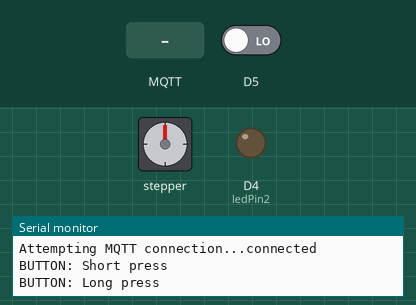
The sketch below on a simulated ESP8266 (NodeMCU). Parts: stepper motor, output pins drawn as LEDs (lit = HIGH), the last lines printed to the serial monitor. Inputs (shaded band) come from the test bench; at power-on: D5 LOW. WiFi joins after 1.5 s; servers stay silent unless stated; EEPROM starts erased; no MQTT or app messages arrive unless stated; stepper angles assume 200 steps per turn; pins used as bus, display or sensor lines are not drawn.

Above: at 3.7 s.
3.8 s: D5 driven HIGH
At 5.15 s:
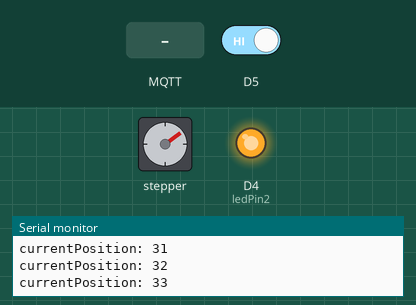
6.8 s: D5 driven LOW
At 7.97 s:
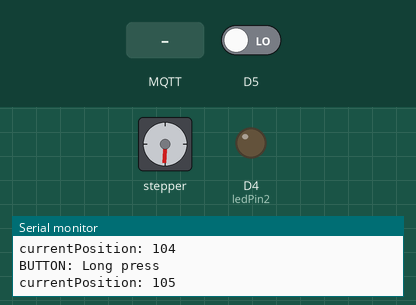
9.8 s: D5 driven HIGH
At 10.17 s:
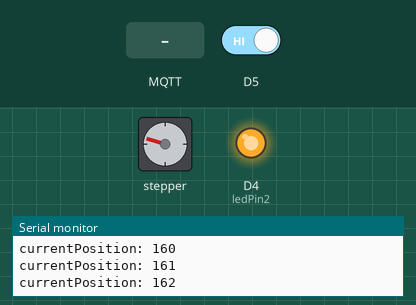
12.8 s: MQTT message "0" arrives on the first subscribed topic
15.8 s: D5 driven LOW
At 17.09 s:
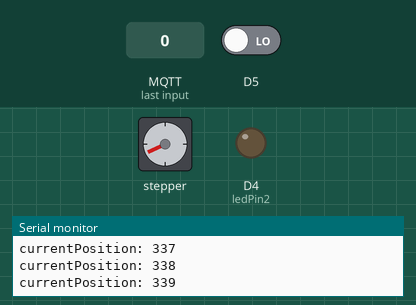
18.8 s: MQTT message "200" arrives on the first subscribed topic
Timing chart, 0 to 24.7 s (numbered marks = the images above; inputs shaded):
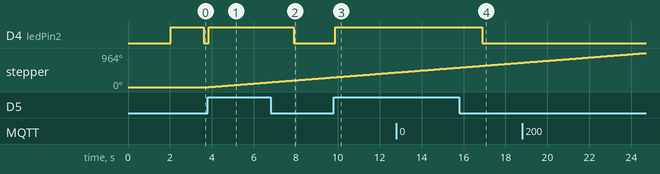

Measured:
- after the input at 3.8 s, D4 (ledPin2): LOW → HIGH after 0.05 s; stepper: keeps turning clockwise at about 47°/s, starting after 0.05 s
- after the input at 6.8 s, D4 (ledPin2): HIGH → LOW after 1.1 s
- after the input at 9.8 s, D4 (ledPin2): LOW → HIGH after 0.09 s
- after the input at 15.8 s, D4 (ledPin2): HIGH → LOW after 1.1 s

The sketch:

alexBlinds_Arduino.ino
```cpp
// TO DO:
//
// - Add heartbeat status update for MQTT that includes uptime
// - Write a method for converting strings to byte messages, and vice versa
// - Make sure target_position is published to both on button press and when changed over MQTT

// PubSubClient tutorial
// https://techtutorialsx.com/2017/04/09/esp8266-connecting-to-mqtt-broker/

#include <Arduino.h>
#include <string>
#include <Stepper.h>
#include <ESP8266WiFi.h>
#include <PubSubClient.h>
#include <EEPROM.h>

#include "AlexButton.h"
#include "EEPROM_int.h"

// Wi-Fi parameters
const char* ssid = "AccessibleBeige";
const char* password = "crafternooner";

// MQTT parameters
const char* mqtt_server = "m14.cloudmqtt.com";
const int mqtt_port = 19658;
const char* mqtt_user_id = "lwklhoog";
const char* mqtt_pwd = "c5iYiGyizaaa";
const char* device_id = "blinds_bedroom";
const int heartbeatInterval = 60; // seconds between heartbeat posts to "status" topic
// MQTT topics
const char* topic_status = "status";
const char* topic_set = "set";
const char* topic_position = "position";

// Stepper motor parameters
const int stepsPerRevolution = 200; // Depends on motor
const int stepperRPM = 8;
// Motor on NodeMCU pins D0, D1, D2, D3
Stepper myStepper(stepsPerRevolution, D0, D1, D2, D3);

// Initialize a new AlexButton
// connected to digital pin D5
AlexButton button(D5);

// Blinds status and mode parameters
int operatingMode;  // -1 = startup/error
                    //  0 = normal
                    //  1 = calibration

// Other parameters
const int ledPin1 = D0;   // LED on the NodeMCU board
const int ledPin2 = D4;   // LED on the ESP8266 chip
// the following variables are unsigned longs because the time, measured in
// milliseconds, will quickly become a bigger number than can be stored in an int.
unsigned long lastHeartbeat = 0;  // the last time the heartbeat message was posted
unsigned long lastEEPROMWrite = 0; // the last time the parameters were saved to EEPROM
const int EEPROMWriteInterval = 5; // seconds between EEPROM writes (if there are changes only)


// Initialize Wi-FI and MQTT
WiFiClient espClient;
PubSubClient client(espClient);
long lastMsg = 0;
char msg[50];
int value = 0;
bool mqtt_status = false; // For recording publish status

// Instantiate variables for monitoring and controlling status
int targetPosition; // Desired position of the blinds
int stepsToMove;      // variable for holding how many steps to move the motor
int calDirection;   // -1 = go up
                    //  0 = go nowhere
                    //  1 = go down

// Instantiate variable to be stored in EEPROM
EEPROM_int currentPosition(0x00, 0x1ef); // The current position of the blinds
                                         // e.g. number of motor steps from the top
EEPROM_int maxPosition(0x1f0, 0x1ff); // The maximum allowed position of the blinds
                                // e.g. number of motor steps from the top
                                // corresponding to full blinds extention

void setup() {
  // initialize the serial port:
  Serial.begin(115200);
  // Connect to Wi-Fi
  setup_wifi();
  // initialize the EEPROM
  EEPROM.begin(512);
  // Load values from EEPROM
  currentPosition.retrieve();
  maxPosition.retrieve();
  // Give it some time to breathe
  delay(500);
  Serial.println();

  Serial.println("---------------------");
  Serial.println("Welcome to AlexBlinds");
  Serial.println("---------------------");

  // Put operatingMode into startup
  operatingMode = -1;

  // Set the calibration direction to 0 (go nowhere)
  calDirection = 0;

  // Set up the LEDs and turn them off.
  pinMode(ledPin1, OUTPUT);
  pinMode(ledPin2, OUTPUT);
  digitalWrite(ledPin1, HIGH);
  digitalWrite(ledPin2, HIGH);

  // Set targetPosition to currentPosition
  stepsToMove = 0;
  targetPosition = currentPosition.get();

  // ONLY ENABLE ONCE, TO HARD-LOAD A MAX POSITION INTO EEPROM
  // Set maxPosition
  // RESPLACE WITH CALIBRATION ROUTINE
  //maxPosition.set(200);
  //maxPosition.save();

  // Print the current values loaded from memory
  Serial.print("(read from memory) currentPosition = ");
  Serial.println(currentPosition.get());
  Serial.print("(read from memory) maxPosition = ");
  Serial.println(maxPosition.get());

  // Set MQTT connections
  client.setServer(mqtt_server, mqtt_port);
  client.setCallback(callback);

  // set the stepper motor speed:
  myStepper.setSpeed(stepperRPM);

  // Time to breathe
  delay(500);
  operatingMode = 0; // Normal mode
  Serial.println("...Ready...");
}

void setup_wifi() {

  delay(10);
  // We start by connecting to a WiFi network
  Serial.println();
  Serial.print("Connecting to ");
  Serial.println(ssid);

  WiFi.begin(ssid, password);

  while (WiFi.status() != WL_CONNECTED) {
    delay(500);
    Serial.print(".");
  }

  Serial.println("");
  Serial.println("WiFi connected");
  Serial.println("IP address: ");
  Serial.println(WiFi.localIP());
}

// Code for what happens if we receive something from MQTT
void callback(char* topic, byte* payload, unsigned int length) {
  // Convert the payload to a String to make it easier to handle.
  // Also check if it's a number (i.e. all digits) while we're at it.
  String value = "";
  bool isNumber = true;
  for (int i=0;i<length;i++) {
      value += (char)payload[i];
      if(isdigit((char)payload[i])==false) { isNumber = false; }
  }

  // Print the message to Serial
  Serial.print("Message arrived [");
  Serial.print(topic);
  Serial.print("]: ");
  Serial.println(value);

  // Decide what to do with the message
  // Topic: set
  if(strcmp(topic, topic_set) == 0) {
    Serial.println("Received MQTT message on topic_set");
    if(isNumber) {
      int inpNum = (int)value.toInt();
      if(inpNum <= 100 && inpNum >= 0) {
        Serial.println("Received a valid number. Moving the blinds");
        targetPosition = pctToPosition(inpNum);
      }
      else {
        Serial.println("Received an out-of-range number. Doing nothing.");
      }
    }
    if(value == String("UP")) {
      Serial.println("Received UP command");
      targetPosition = pctToPosition(100);
    }
    else if(value == String("DOWN")) {
      Serial.println("Received DOWN command");
      targetPosition = pctToPosition(0);
    }
    else if(value == String("STOP")) {
      Serial.println("Received STOP command");
      targetPosition = currentPosition.get();
    }
  }

  // Alex's attempt to cast the byte array into an int
//  int x = 0;
//  for (int i = 0; i < length; i++) {
//    Serial.print((char)payload[i]);
    // Byte-shifts from ASCII character mapping to 0-9
    // WARNING: Makes very big mistake if the string is not made up of 0-9 only!
    // i.e. it can't handle negative numbers
//    x = (x * 10) + ((int)payload[i] - (int)'0');
//  }
//  Serial.println();
//  Serial.print("Integer version of the input: ");
//  Serial.println(x);
  // Set the target position to the input
//  targetPosition = x;
//  Serial.print("MQTT COMMAND.  Go to position: ");
//  Serial.println(targetPosition);
  // Publish the new targetPosition to MQTT
//  mqtt_status = client.publish(topic_position, static_cast<char*>(static_cast<void*>(&targetPosition)));
}

void reconnect() {
  // Loop until we're reconnected
  while (!client.connected()) {
    Serial.print("Attempting MQTT connection...");
    // Attempt to connect
    if (client.connect(device_id, mqtt_user_id, mqtt_pwd)) {
      Serial.println("connected");
      // Once connected, publish an announcement...
      client.publish(topic_status, "Rollerblind connected/reconnected to MQTT");
      // ... and resubscribe
      client.subscribe(topic_set);
    } else {
      Serial.print("failed, rc=");
      Serial.print(client.state());
      Serial.println(" try again in 5 seconds");
      // Wait 5 seconds before retrying
      delay(5000);
    }
  }
}

// Moves the motor
// If steps is positive, move clockwise
// If steps is negative, moes counter-clockwise
void move(int steps) {
  int dir = 1;
  if (steps < 0) {dir = -1;}
  for(int i=0; i<abs(steps); ++i){
    myStepper.step(dir);
    delay(1); // Gives the ESP8266 time to do its thing
  }
}

// Converts percentage open [0..100] into the step-position, based on the
// calibration
int pctToPosition(int pct) {
  return (int) (maxPosition.get() * (pct/100.0) );
}

void loop() {

  // MQTT CLIENT
  // -----------

  // Check MQTT connection
  if (!client.connected()) {
    Serial.println("No MQTT connection. Reconnecting.");
    reconnect();
  }
  client.loop();

  // SCHEDULED TASKS
  // ---------------

  // Post a heartbeat message, if it's time to do so
  if ((millis() - lastHeartbeat) / 1000 >= heartbeatInterval) {
    Serial.println("...Heartbeat...");
    lastHeartbeat = millis();
    client.publish(topic_status, "still alive");
  }

  // Save currentPosition to EEPROM, if it's time to do so
  if ((millis() - lastEEPROMWrite) / 1000 >= EEPROMWriteInterval) {
//    Serial.println("...EEPROM save attempt...");
    lastEEPROMWrite = millis();
    currentPosition.save();
  }

  // PUSH BUTTON
  // -----------
    // Do something if the button status has changed
  if(button.update() == true) {
    int x = button.status();

    // Short press.  Turn on LED 1.
    if (x == 1) {
      digitalWrite(ledPin1, LOW);
      Serial.println("BUTTON: Short press");
    }

    // Long press. Turn on LED 2.
    else if (x == 2) {
      digitalWrite(ledPin2, LOW);
      Serial.println("BUTTON: Long press");
    }

    // Short press release
    // Lower the blinds to the bottom.
    // If they're already lowered, raise them instead.
    // Turn off LEDs.
    // If we're in calibration mode, do the calibration routine instead.
    else if (x == -1) {
      digitalWrite(ledPin1, HIGH);
      digitalWrite(ledPin2, HIGH);
      Serial.println("BUTTON: Short press release");
      if (operatingMode == 0) { // Normal mode
        if (currentPosition.get() < maxPosition.get() ){ // If blinds aren't fully down, go down
          Serial.println("GOING DOWN");
          targetPosition = maxPosition.get();
        }
        else { // If the blinds are already fully down, go up
          Serial.println("GOING UP");
          targetPosition = 0;
        }
      } // end "normal" operating mode
      else if (operatingMode == 1) { // calibration mode
        if (calDirection == 0) { // start calibration
          calDirection = 1;
        }
        else if (calDirection == 1) { // record max position and reverse direction
          maxPosition.set(currentPosition.get() );
          calDirection = -1;
        }
        else { // shift the zero point to the new calibration and save
          maxPosition.set(maxPosition.get() - currentPosition.get() );
          maxPosition.save();
          currentPosition.set(0);
          currentPosition.save();
          calDirection = 0;
          targetPosition = 0;
          operatingMode = 0;
        }
      } // end of "calibration" mode
    } // end "short press"

    // Long press release.  Turn off LEDs and start calibration routine.
    else if (x == -2) {
      digitalWrite(ledPin1, HIGH);
      digitalWrite(ledPin2, HIGH);
      Serial.println("BUTTON: Long press release");
      Serial.println("...CALIBRATING...");
      // INSERT CALIBRATION ROUTINE
      operatingMode = 1; // Put the device into calibration mode
      calDirection = 1; // Start by calibrating in the down direction
      // OVERRIDE - randomize the position
      //Serial.println("...OVERRIDE: going to random position instead.");
      // // Go to a random position between 0-200
      //targetPosition = (int) random(0,maxPosition.get() );
      //Serial.print("...MOVING to position ");
      //Serial.println(targetPosition);
     // // Publish the new targetPosition to MQTT
     // mqtt_status = client.publish(topic_position, static_cast<char*>(static_cast<void*>(&targetPosition)));
    }
  }

  // CALIBRATION ROUTINE
  // -------------------
  if (operatingMode == 1) {
    // During calibration, advances one step at a time indefinitely,
    // until the button is pressed again.
    targetPosition = currentPosition.get() + calDirection;
  }

  // THE REST
  // --------

  // Calculates how many steps are needed to move the motor into
  // the target position
  stepsToMove = targetPosition - currentPosition.get();

  if (stepsToMove != 0) {
    // Move a single step in the required direction
    move(stepsToMove / abs(stepsToMove));
    currentPosition.set(currentPosition.get() + (stepsToMove / abs(stepsToMove)));
    // Print to terminal
    Serial.print("currentPosition: ");
    Serial.println(currentPosition.get());
  }
}
```

AlexButton.cpp
```cpp
#include "AlexButton.h"
#include <Arduino.h>

// Constructor
AlexButton::AlexButton(int pin) {
  Serial.println("Initializing an instance of the AlexButton class");

  // Set the digital pin attached to the button
  buttonPin = pin;

  // Set the digital pin mode
  pinMode(buttonPin, INPUT);

  // Set the digital pin values associated with
  // the pressed and unpressed button. Depends on
  // button wiring.
  bPRESSED = LOW;
  bUNPRESSED = HIGH;

  // Initialize the time counters, etc. to zero
  lastDebounceTime = 0;
  buttonStatus = 0;
  lastStatus = buttonStatus;
  buttonState = bUNPRESSED;

	// Set the debounce delay time
  // Increase if there's flicker
  debounceDelay = 50; // ms
  // Set the long press delay
  // If the button is held longer than this, triggers
  // a "long press".
  longPressDelay = 1000; // ms`
}

int AlexButton::status() {
  return buttonStatus;
}

bool AlexButton::update() {
  // If the button status is currently set to "...released",
  // toggle back to neutral so that we don't accidentally
  // trigger a release action twice.
  if (buttonStatus < 0) {
    buttonStatus = 0;
  }

  // Read the present value of the digital pin.
  reading = digitalRead(buttonPin);

  // If the reading has changed, due to pressing or noise
  if (reading != lastReading) {
    // reset the debounce timer
    lastDebounceTime = millis();
  }

  // If the debounce test passes, update the button state
  if ((millis() - lastDebounceTime) > debounceDelay) {

    // If the button is currently "short pressed"
    // (buttonStatus == 1), check if it's time to switch
    // to a "long press".
    if (buttonStatus == 1) {
      if ((millis() - lastPressTime) > longPressDelay) {
        // Update status to "long press"
        buttonStatus = 2;
      }
    }

    // If the state of the button has changed
    if (reading != buttonState) {
      buttonState = reading;

      if (buttonState == bPRESSED) {
        // Change the button status to "short pressed"
        buttonStatus = 1;
        // Reset the button press timer
        lastPressTime = millis();
      }
      else if (buttonState == bUNPRESSED) {
        // Toggle the button status to "released".
        // Conveniently defined so that the short and long press
        // release values are the negative of the corresponding
        // press values.
        buttonStatus = -1 * buttonStatus;
      }
    }
  }

  // Finally, update lastReading for the next time
  // this function is called.
  lastReading = reading;

  if (buttonStatus != lastStatus) {
    lastStatus = buttonStatus;
    return true;
  }
  return false;
}
```

AlexButton.h
```cpp
/*
  AlexButton.h - Class for handling various
  features of a physical on-off button attached
  to a digital input pin.
  Created by Alexander Burns, 2018-03-25.
*/

#ifndef HEADER_AlexButton
  #define HEADER_AlexButton

#include "Arduino.h"

class AlexButton {
  public:
    // Constructors
    AlexButton(int pin); // Constructor. Pin is the digital in pin attached to the button.
    // Functions
    bool update(void); // Updates the status of the button.
					   // Call once every Arduino loop() cycle.
					   // Returns 1 if the status has changed since the last update().
	  int status(void); // Returns the current status of the button.
					  // -2 = Button has been released (long press released)
					  // -1 = Button has been released (short press released)
					  //  0 = Nothing to report
					  //  1 = Button is depressed (short press)
					  //  2 = Button is depressed (long press)
  private:
	int buttonPin; // Holds the pin number of the digital input.
	int buttonStatus; // Holds the current status of the button. Value table listed above.
	bool buttonState; // Holds the current state of the button (pressed or unpressed).
	bool reading; // Holds the instantaneous value of the input pin
	bool lastReading;
  int lastStatus;
  bool bPRESSED;
  bool bUNPRESSED;
	unsigned long lastDebounceTime; // The last time the output pin was toggled
  unsigned long lastPressTime; // The last time the button was pressed
	int debounceDelay; // The debounce time. Increase if the output flickers.
	int longPressDelay; // The length of time considered a long press
};

#endif
```

EEPROM_int.h
```cpp
/*
  EEPROM_int.h - Class for storing a value in EEPROM
  Created by Alexander Burns, 2018-03-24.
*/

#ifndef HEADER_EEPROM_int
  #define HEADER_EEPROM_int

#include "Arduino.h"

  class EEPROM_int {
	public:
    int value;
	  EEPROM_int(void);
	  EEPROM_int(int x1, int x2);
	  int get(void);
    void set(int x);
	  void retrieve(void);
	  void save (void);
	private:
	  int blockSize;
    int address;
    byte dirtyBit;
    int wearLevelStartAddr; // First byte allocated
    int wearLevelEndAddr; // Last byte allocated
  };

 #endif
```

Source omitted: EEPROM_int.cpp (3400 bytes)
